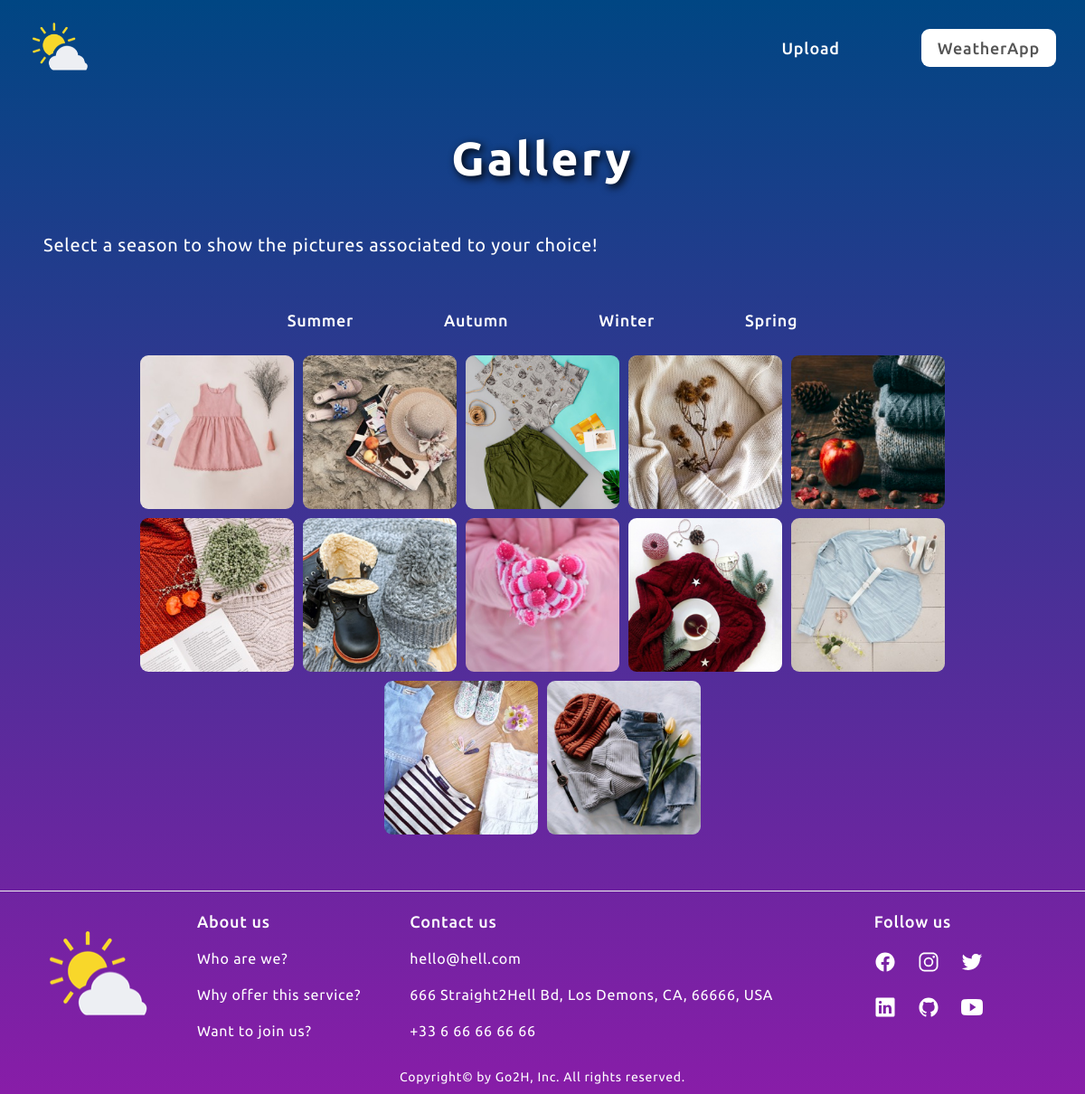
Screenshot of /showgallery with the database file from the repository.
### tables this page shows
CREATE TABLE categories
                            (id INTEGER PRIMARY KEY AUTOINCREMENT,
                            name VARCHAR(200) NOT NULL);

CREATE TABLE pictures (id INTEGER PRIMARY KEY AUTOINCREMENT,
                name VARCHAR(200) NOT NULL,
                title VARCHAR(20) NOT NULL,
                description VARCHAR(70) NOT NULL,
                path VARCHAR(100) NOT NULL,
                date DATE NOT NULL,
                category_id INTEGER,
                    CONSTRAINT fk_categories
                    FOREIGN KEY (category_id)
                    REFERENCES categories(category_id));

### app.py (the view)
@app.route("/showgallery")
def showgallery():
    liste_cat_id = f_get_cat_name_id()
    pict_desc_path = f_get_pict_desc_path()
    return render_template("showgallery.html",
                           all_pictures=pict_desc_path, all_cats=liste_cat_id)

### app.py (called while the page is built)
def f_get_db():
    db = getattr(g, '_database', None)
    if db is None:
        db = g._database = sqlite3.connect(DATABASE)
    return db

def f_get_cat_name_id():
    db = f_get_db()
    cursor_cat_id = db.execute("SELECT id, name FROM categories")
    liste_cats_id = []
    for elem in cursor_cat_id:
        liste_cats_id.append([elem[0], elem[1]])
    return liste_cats_id

def f_get_pict_desc_path():
    db = f_get_db()
    cursor_pict_desc_path = db.execute("SELECT description, path FROM pictures\
                           ORDER BY id DESC, date DESC")
    liste_desc_path = []
    for elem in cursor_pict_desc_path:
        liste_desc_path.append([elem[0], elem[1]])
    return liste_desc_path

### templates/showgallery.html
{% extends "layout.html" %} {% block styles %}
<link
  rel="stylesheet"
  href="{{ url_for('static', filename='css/showgallery.css') }}"
/>
{% endblock %} {% block header %}
<ul class="main-nav-list">
  <li>
    <a href="/uploads" class="main-nav-link" title="Straight to uploads page"
      >Upload</a
    >
  </li>
  <li>
    <a
      href="/#top-weather-app"
      class="main-nav-link nav-weather-app"
      title="Back to WeatherApp"
      >WeatherApp</a
    >
  </li>
</ul>
{% endblock %} {% block main %}
<h2 class="title-gallery heading-primary">Gallery</h2>
<p class="hero-description">
  Select a season to show the pictures associated to your choice!
</p>
<div class="gallery-content">
  <ul class="main-nav-list">
    {% for category in all_cats %}
    <li>
      <a href="/{{ category[0] }}" class="main-nav-link">{{ category[1] }}</a>
    </li>
    {% endfor %}
  </ul>
  <div class="gallery-content">
    <figure class="img-container">
      {% for picture in all_pictures %}
      <a href="/showpicture/{{ picture[1] }}" aria-label="Show picture">
        <img
          class="gallery-img"
          src="{{ config['UPLOAD_FOLDER'] }}/{{ picture[1] }}"
          alt="{{ picture[0] }}"
          width="170"
          height="170"
        />
      </a>
      {% endfor %}
    </figure>
  </div>
</div>
{% endblock %}

### templates/layout.html (shortened to what this page needs)
<!DOCTYPE html>
<html lang="en">
  <head>
    <link
      rel="stylesheet"
      href="{{ url_for('static', filename='css/general.css') }}"
    />
    <link
      rel="stylesheet"
      href="{{ url_for('static', filename='css/styles.css') }}"
    />
    <link
      rel="stylesheet"
      href="{{ url_for('static', filename='css/queries.css') }}"
    />
    {% block styles %} {% endblock %}
  </head>
  <body class="layout">
    <header class="header">
      <div class="logo-container">
        <a href="/">
          <img
            class="logo"
            alt="Weather App logo"
            src="{{ url_for('static', filename='img/logo.png') }}"
          />
        </a>
      </div>
      <nav class="main-nav">{% block header %} {% endblock %}</nav>
    </header>
    <main class="container main">{% block main %} {% endblock %}</main>
    <footer class="footer">
      <div class="grid-footer">
        <div class="footer-logo-container">
          <a href="#">
            <img
              alt="WeatherWardrobeApp logo"
              src="{{ url_for('static', filename='img/logo.png') }}"
            />
          </a>
        </div>
        <nav>
          <p class="footer-heading">About us</p>
          <ul class="footer-nav">
            <li><a class="footer-link" href="#">Who are we?</a></li>
            <li><a class="footer-link" href="#">Why offer this service?</a></li>
            <li><a class="footer-link" href="#">Want to join us?</a></li>
          </ul>
        </nav>
        <div>
          <p class="footer-heading">Contact us</p>
          <ul class="footer-nav">
            <li>
              <a class="footer-link" href="mailto:hello@matrice.io"
                >hello@hell.com</a
              >
            </li>
            <li>
              <p class="footer-link">
                666 Straight2Hell Bd, Los Demons, CA, 66666, USA
              </p>
            </li>
            <li>
              <a class="footer-link" href="tel:+33 6 66 66 66 66">
                +33 6 66 66 66 66</a
              >
            </li>
          </ul>
        </div>
        <nav>
          <p class="footer-heading">Follow us</p>
          <div class="social-links">
            <ul class="links-display">
              <li class="to-resize">
                <a
                  class="footer-link"
                  href="https://www.newgrounds.com/portal/view/525929"
                  target="_blank"
                >
                  <ion-icon class="social-icon" name="logo-facebook"></ion-icon>
                </a>
              </li>
              <li class="to-resize">
                <a
                  class="footer-link"
                  href="https://www.newgrounds.com/portal/view/525929"
                  target="_blank"
                >
                  <ion-icon
                    class="social-icon"
                    name="logo-instagram"
                  ></ion-icon>
                </a>
              </li>
              <li class="to-resize">
                <a
                  class="footer-link"
                  href="https://www.newgrounds.com/portal/view/525929"
                  target="_blank"
                >
                  <ion-icon class="social-icon" name="logo-twitter"></ion-icon>
                </a>
              </li>
            </ul>
            <ul class="links-display">
              <li class="to-resize">
                <a
                  class="footer-link"
                  href="https://www.newgrounds.com/portal/view/525929"
                  target="_blank"
                >
                  <ion-icon class="social-icon" name="logo-linkedin"></ion-icon>
                </a>
              </li>
              <li class="to-resize">
                <a
                  class="footer-link"
                  href="https://www.newgrounds.com/portal/view/525929"
                  target="_blank"
                >
                  <ion-icon class="social-icon" name="logo-github"></ion-icon>
                </a>
              </li>
              <li class="to-resize">
                <a
                  class="footer-link"
                  href="https://www.newgrounds.com/portal/view/525929"
                  target="_blank"
                >
                  <ion-icon class="social-icon" name="logo-youtube"></ion-icon>
                </a>
              </li>
            </ul>
          </div>
        </nav>
        <div id="copyright" class="copyright">
          Copyright&copy; by Go2H, Inc. All
          rights reserved.
        </div>
      </div>
    </footer>
  </body>
</html>

### static/css/general.css (style rules this page uses)
* { margin: 0; padding: 0; box-sizing: border-box; }
html { font-size: 62.5%; overflow-x: hidden; }
body { line-height: 1; letter-spacing: 0.75px; color: white; font-family: "Ubuntu", sans-serif; background: linear-gradient(to bottom, #004683, #881da8); transition: all 0.3s; overflow-x: hidden; }
.layout { display: grid; grid: "header" auto "main" 1fr "footer" auto / 1fr; gap: 1.8rem; }
.header { grid-area: header; }
.main { grid-area: main; }
.footer { grid-area: footer; }
.heading-primary, .heading-secondary, .heading-tertiary { font-weight: 700; }
.heading-primary { text-align: center; font-size: 5.2rem; line-height: 1.05; padding: 3.2rem 0 5.2rem 0; }
img { width: 100%; height: auto; }
.container { padding: 2.4rem 4.8rem; margin: 0 auto; }

### static/css/styles.css (style rules this page uses)
.header { display: flex; justify-content: space-between; align-items: center; position: relative; height: 7.4rem; padding: 3.2rem 3.2rem 0 3.2rem; }
.logo-container { width: 6.8rem; height: auto; }
.main-nav-list { list-style: none; display: flex; align-items: center; gap: 12rem; }
.main-nav-list:first-child { margin-left: 1.8rem; }
.main-nav-link:link, .main-nav-link:visited { display: inline-block; padding: 1rem; text-decoration: none; color: inherit; font-weight: 500; font-size: 2.4rem; transition: all 0.3s; }
.main-nav-link.nav-weather-app:link, .main-nav-link.nav-weather-app:visited { padding: 1.2rem 1.8rem; border-radius: 9px; background-color: #fff; color: #555; }
.hero-description { font-size: 2rem; line-height: 1.6; margin-bottom: 4.8rem; }
.gallery-img { width: 17rem; height: auto; border-radius: 9px; object-fit: cover; display: block; max-width: 100%; }
.footer { padding: 2.4rem 4.8rem 0.8rem 4.8rem; border-top: 1px solid #eee; }
.grid-footer { display: grid; grid-template-columns: 10fr 20fr 50fr 20fr; grid-template-rows: 1fr; column-gap: 5rem; }
.footer-logo-container { align-self: center; width: 12rem; height: auto; }
.social-links { display: grid; gap: 2.4rem; }
.links-display { list-style: none; display: flex; gap: 2.4rem; }
.social-icon { height: 2.4rem; width: 2.4rem; }
.copyright { grid-area: 2 / 1 / 3 / -1; font-size: 1.4rem; line-height: 1.6; justify-self: center; padding: 3.2rem 0 0 0; }
.footer-heading { font-size: 1.8rem; font-weight: 500; margin-bottom: 2.4rem; }
.footer-nav { list-style: none; display: flex; flex-direction: column; gap: 2.4rem; }
p.footer-link { font-size: 1.6rem; }
.footer-link:link, .footer-link:visited { text-decoration: none; font-size: 1.6rem; color: #fff; transition: all 0.3s; }

### static/css/queries.css (style rules this page uses)
@media (max-width: 81em) { .main-nav-list { gap: 8rem; } }
@media (max-width: 81em) { .main-nav-link:link, .main-nav-link:visited { font-size: 1.8rem; } }

### static/css/showgallery.css (style rules this page uses)
.title-gallery { text-align: center; text-shadow: 0.3rem 0.3rem 1rem black; letter-spacing: 0.3rem; }
.img-container { display: flex; flex-direction: row; flex-wrap: wrap; justify-content: center; overflow: hidden; padding: 2rem; gap: 1rem; }
.gallery-img { height: 17rem; width: 17rem; border-radius: 9px; object-fit: cover; display: block; max-width: 100%; }
.gallery-content ul.main-nav-list { justify-content: center; margin-left: 0; }

### rows the page displays
categories: name "Summer"
categories: name "Autumn"
categories: name "Winter"
categories: name "Spring"
pictures: path (picture)
pictures: path (picture)
pictures: path (picture)
pictures: path (picture)
pictures: path (picture)
pictures: path (picture)
pictures: path (picture)
pictures: path (picture)
pictures: path (picture)
pictures: path (picture)
pictures: path (picture)
pictures: path (picture)
